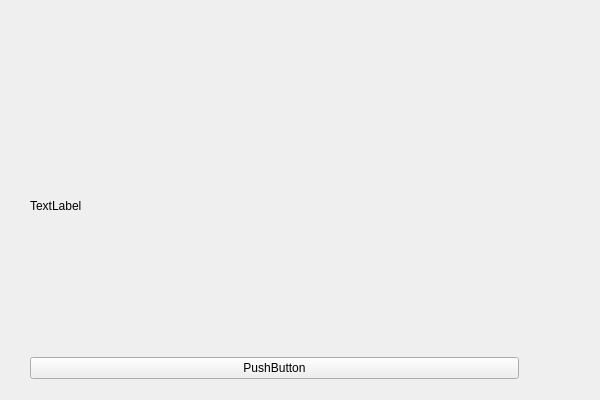
<?xml version="1.0" encoding="UTF-8"?>
<ui version="4.0">
 <class>Widget</class>
 <widget class="QWidget" name="Widget">
  <property name="geometry">
   <rect>
    <x>0</x>
    <y>0</y>
    <width>600</width>
    <height>400</height>
   </rect>
  </property>
  <property name="windowTitle">
   <string>Widget</string>
  </property>
  <widget class="QWidget" name="verticalLayoutWidget">
   <property name="geometry">
    <rect>
     <x>19</x>
     <y>49</y>
     <width>511</width>
     <height>341</height>
    </rect>
   </property>
   <layout class="QVBoxLayout" name="verticalLayout">
    <item>
     <widget class="QLabel" name="label">
      <property name="sizePolicy">
       <sizepolicy hsizetype="Expanding" vsizetype="Preferred">
        <horstretch>0</horstretch>
        <verstretch>0</verstretch>
       </sizepolicy>
      </property>
      <property name="text">
       <string>TextLabel</string>
      </property>
     </widget>
    </item>
    <item>
     <widget class="QPushButton" name="pushButton">
      <property name="text">
       <string>PushButton</string>
      </property>
     </widget>
    </item>
   </layout>
  </widget>
 </widget>
 <layoutdefault spacing="6" margin="11"/>
 <resources/>
 <connections/>
</ui>
